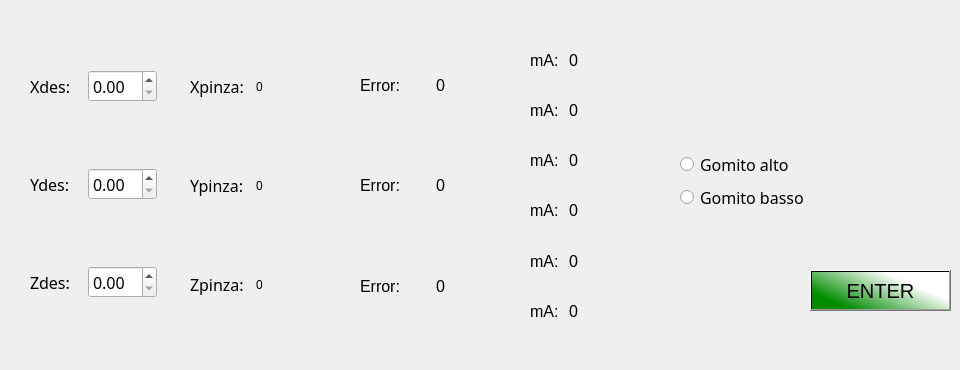
    <widget class="QWidget" name="Inverse">
     <attribute name="title">
      <string>Inverse  Kinematics</string>
     </attribute>
     <widget class="QPushButton" name="PulsanteInvioPAgina_Inverse">
      <property name="geometry">
       <rect>
        <x>810</x>
        <y>270</y>
        <width>141</width>
        <height>41</height>
       </rect>
      </property>
      <property name="font">
       <font>
        <pointsize>15</pointsize>
       </font>
      </property>
      <property name="styleSheet">
       <string notr="true">background-color: qlineargradient(spread:pad, x1:0.0246305, y1:0.602273, x2:1, y2:0, stop:0 rgba(0, 139, 0, 255), stop:0.655172 rgba(255, 255, 255, 255));</string>
      </property>
      <property name="text">
       <string>ENTER</string>
      </property>
     </widget>
     <widget class="QWidget" name="layoutWidget">
      <property name="geometry">
       <rect>
        <x>30</x>
        <y>10</y>
        <width>127</width>
        <height>351</height>
       </rect>
      </property>
      <layout class="QVBoxLayout" name="verticalLayout_2">
       <property name="spacing">
        <number>-1</number>
       </property>
       <item>
        <layout class="QHBoxLayout" name="horizontalLayout">
         <property name="sizeConstraint">
          <enum>QLayout::SetDefaultConstraint</enum>
         </property>
         <item>
          <widget class="QLabel" name="Xdes">
           <property name="font">
            <font>
             <family>.SF NS Text</family>
             <pointsize>12</pointsize>
             <weight>50</weight>
             <italic>false</italic>
             <bold>false</bold>
             <kerning>true</kerning>
            </font>
           </property>
           <property name="styleSheet">
            <string notr="true"/>
           </property>
           <property name="text">
            <string>Xdes:</string>
           </property>
          </widget>
         </item>
         <item>
          <widget class="QDoubleSpinBox" name="Xdes_spin_Box">
           <property name="font">
            <font>
             <family>.SF NS Text</family>
             <pointsize>12</pointsize>
             <weight>50</weight>
             <italic>false</italic>
             <bold>false</bold>
            </font>
           </property>
           <property name="styleSheet">
            <string notr="true"/>
           </property>
          </widget>
         </item>
        </layout>
       </item>
       <item>
        <layout class="QHBoxLayout" name="horizontalLayout_2">
         <item>
          <widget class="QLabel" name="Ydes">
           <property name="font">
            <font>
             <family>.SF NS Text</family>
             <pointsize>12</pointsize>
             <weight>50</weight>
             <italic>false</italic>
             <bold>false</bold>
            </font>
           </property>
           <property name="styleSheet">
            <string notr="true"/>
           </property>
           <property name="text">
            <string>Ydes:</string>
           </property>
          </widget>
         </item>
         <item>
          <widget class="QDoubleSpinBox" name="Ydes_spin_box">
           <property name="font">
            <font>
             <family>.SF NS Text</family>
             <pointsize>12</pointsize>
             <weight>50</weight>
             <italic>false</italic>
             <bold>false</bold>
            </font>
           </property>
           <property name="styleSheet">
            <string notr="true"/>
           </property>
          </widget>
         </item>
        </layout>
       </item>
       <item>
        <layout class="QHBoxLayout" name="horizontalLayout_3">
         <item>
          <widget class="QLabel" name="Zdes">
           <property name="font">
            <font>
             <family>.SF NS Text</family>
             <pointsize>12</pointsize>
             <weight>50</weight>
             <italic>false</italic>
             <bold>false</bold>
            </font>
           </property>
           <property name="styleSheet">
            <string notr="true"/>
           </property>
           <property name="text">
            <string>Zdes:</string>
           </property>
          </widget>
         </item>
         <item>
          <widget class="QDoubleSpinBox" name="Zdes_spin_Box">
           <property name="font">
            <font>
             <family>.SF NS Text</family>
             <pointsize>12</pointsize>
             <weight>50</weight>
             <italic>false</italic>
             <bold>false</bold>
            </font>
           </property>
           <property name="styleSheet">
            <string notr="true"/>
           </property>
          </widget>
         </item>
        </layout>
       </item>
      </layout>
     </widget>
     <widget class="QWidget" name="layoutWidget">
      <property name="geometry">
       <rect>
        <x>680</x>
        <y>150</y>
        <width>171</width>
        <height>61</height>
       </rect>
      </property>
      <layout class="QVBoxLayout" name="verticalLayout_3">
       <item>
        <widget class="QRadioButton" name="Gomitoalto">
         <property name="font">
          <font>
           <family>.SF NS Text</family>
           <pointsize>12</pointsize>
           <weight>50</weight>
           <italic>false</italic>
           <bold>false</bold>
          </font>
         </property>
         <property name="styleSheet">
          <string notr="true"/>
         </property>
         <property name="text">
          <string>Gomito alto</string>
         </property>
        </widget>
       </item>
       <item>
        <widget class="QRadioButton" name="Gomitobasso">
         <property name="sizePolicy">
          <sizepolicy hsizetype="Fixed" vsizetype="Fixed">
           <horstretch>0</horstretch>
           <verstretch>0</verstretch>
          </sizepolicy>
         </property>
         <property name="font">
          <font>
           <family>.SF NS Text</family>
           <pointsize>12</pointsize>
           <weight>50</weight>
           <italic>false</italic>
           <bold>false</bold>
          </font>
         </property>
         <property name="styleSheet">
          <string notr="true"/>
         </property>
         <property name="text">
          <string>Gomito basso</string>
         </property>
        </widget>
       </item>
      </layout>
     </widget>
     <widget class="QWidget" name="layoutWidget_2">
      <property name="geometry">
       <rect>
        <x>190</x>
        <y>40</y>
        <width>125</width>
        <height>291</height>
       </rect>
      </property>
      <layout class="QVBoxLayout" name="verticalLayout_7">
       <property name="spacing">
        <number>-1</number>
       </property>
       <item>
        <layout class="QHBoxLayout" name="horizontalLayout_4">
         <property name="sizeConstraint">
          <enum>QLayout::SetDefaultConstraint</enum>
         </property>
         <item>
          <widget class="QLabel" name="Xattuale">
           <property name="font">
            <font>
             <family>.SF NS Text</family>
             <pointsize>12</pointsize>
             <weight>50</weight>
             <italic>false</italic>
             <bold>false</bold>
             <kerning>true</kerning>
            </font>
           </property>
           <property name="styleSheet">
            <string notr="true"/>
           </property>
           <property name="text">
            <string>Xpinza:</string>
           </property>
          </widget>
         </item>
         <item>
          <widget class="QLabel" name="Xattuale_value">
           <property name="text">
            <string>0</string>
           </property>
          </widget>
         </item>
        </layout>
       </item>
       <item>
        <layout class="QHBoxLayout" name="horizontalLayout_5">
         <item>
          <widget class="QLabel" name="Yattuale">
           <property name="font">
            <font>
             <family>.SF NS Text</family>
             <pointsize>12</pointsize>
             <weight>50</weight>
             <italic>false</italic>
             <bold>false</bold>
            </font>
           </property>
           <property name="styleSheet">
            <string notr="true"/>
           </property>
           <property name="text">
            <string>Ypinza:</string>
           </property>
          </widget>
         </item>
         <item>
          <widget class="QLabel" name="Yattuale_value">
           <property name="text">
            <string>0</string>
           </property>
          </widget>
         </item>
        </layout>
       </item>
       <item>
        <layout class="QHBoxLayout" name="horizontalLayout_6">
         <item>
          <widget class="QLabel" name="Zattuale">
           <property name="font">
            <font>
             <family>.SF NS Text</family>
             <pointsize>12</pointsize>
             <weight>50</weight>
             <italic>false</italic>
             <bold>false</bold>
            </font>
           </property>
           <property name="styleSheet">
            <string notr="true"/>
           </property>
           <property name="text">
            <string>Zpinza:</string>
           </property>
          </widget>
         </item>
         <item>
          <widget class="QLabel" name="Zattuale_value">
           <property name="text">
            <string>0</string>
           </property>
          </widget>
         </item>
        </layout>
       </item>
      </layout>
     </widget>
     <widget class="QWidget" name="layoutWidget_4">
      <property name="geometry">
       <rect>
        <x>530</x>
        <y>40</y>
        <width>111</width>
        <height>291</height>
       </rect>
      </property>
      <property name="font">
       <font>
        <pointsize>14</pointsize>
       </font>
      </property>
      <layout class="QVBoxLayout" name="VmADir_4">
       <property name="spacing">
        <number>10</number>
       </property>
       <item>
        <layout class="QHBoxLayout" name="horizontalLayout_73">
         <item>
          <widget class="QLabel" name="mA1_inv">
           <property name="enabled">
            <bool>true</bool>
           </property>
           <property name="sizePolicy">
            <sizepolicy hsizetype="Fixed" vsizetype="Preferred">
             <horstretch>0</horstretch>
             <verstretch>0</verstretch>
            </sizepolicy>
           </property>
           <property name="font">
            <font>
             <pointsize>12</pointsize>
            </font>
           </property>
           <property name="text">
            <string>mA:</string>
           </property>
          </widget>
         </item>
         <item>
          <widget class="QLabel" name="mA1_inv_v">
           <property name="font">
            <font>
             <pointsize>12</pointsize>
            </font>
           </property>
           <property name="text">
            <string>0</string>
           </property>
          </widget>
         </item>
        </layout>
       </item>
       <item>
        <layout class="QHBoxLayout" name="horizontalLayout_74">
         <item>
          <widget class="QLabel" name="mA2_inv">
           <property name="enabled">
            <bool>true</bool>
           </property>
           <property name="sizePolicy">
            <sizepolicy hsizetype="Fixed" vsizetype="Preferred">
             <horstretch>0</horstretch>
             <verstretch>0</verstretch>
            </sizepolicy>
           </property>
           <property name="font">
            <font>
             <pointsize>12</pointsize>
            </font>
           </property>
           <property name="text">
            <string>mA:</string>
           </property>
          </widget>
         </item>
         <item>
          <widget class="QLabel" name="mA2_inv_v">
           <property name="font">
            <font>
             <pointsize>12</pointsize>
            </font>
           </property>
           <property name="text">
            <string>0</string>
           </property>
          </widget>
         </item>
        </layout>
       </item>
       <item>
        <layout class="QHBoxLayout" name="horizontalLayout_75">
         <item>
          <widget class="QLabel" name="mA3_inv">
           <property name="sizePolicy">
            <sizepolicy hsizetype="Fixed" vsizetype="Preferred">
             <horstretch>0</horstretch>
             <verstretch>0</verstretch>
            </sizepolicy>
           </property>
           <property name="font">
            <font>
             <pointsize>12</pointsize>
            </font>
           </property>
           <property name="text">
            <string>mA:</string>
           </property>
          </widget>
         </item>
         <item>
          <widget class="QLabel" name="mA3_inv_v">
           <property name="font">
            <font>
             <pointsize>12</pointsize>
            </font>
           </property>
           <property name="text">
            <string>0</string>
           </property>
          </widget>
         </item>
        </layout>
       </item>
       <item>
        <layout class="QHBoxLayout" name="horizontalLayout_76">
         <item>
          <widget class="QLabel" name="mA4_inv">
           <property name="sizePolicy">
            <sizepolicy hsizetype="Fixed" vsizetype="Preferred">
             <horstretch>0</horstretch>
             <verstretch>0</verstretch>
            </sizepolicy>
           </property>
           <property name="font">
            <font>
             <pointsize>12</pointsize>
            </font>
           </property>
           <property name="text">
            <string>mA:</string>
           </property>
          </widget>
         </item>
         <item>
          <widget class="QLabel" name="mA4_inv_v">
           <property name="font">
            <font>
             <pointsize>12</pointsize>
            </font>
           </property>
           <property name="text">
            <string>0</string>
           </property>
          </widget>
         </item>
        </layout>
       </item>
       <item>
        <layout class="QHBoxLayout" name="horizontalLayout_77">
         <item>
          <widget class="QLabel" name="mA5_inv">
           <property name="sizePolicy">
            <sizepolicy hsizetype="Fixed" vsizetype="Preferred">
             <horstretch>0</horstretch>
             <verstretch>0</verstretch>
            </sizepolicy>
           </property>
           <property name="font">
            <font>
             <pointsize>12</pointsize>
            </font>
           </property>
           <property name="text">
            <string>mA:</string>
           </property>
          </widget>
         </item>
         <item>
          <widget class="QLabel" name="mA5_inv_v">
           <property name="font">
            <font>
             <pointsize>12</pointsize>
            </font>
           </property>
           <property name="text">
            <string>0</string>
           </property>
          </widget>
         </item>
        </layout>
       </item>
       <item>
        <layout class="QHBoxLayout" name="horizontalLayout_78">
         <item>
          <widget class="QLabel" name="mA6_inv">
           <property name="sizePolicy">
            <sizepolicy hsizetype="Fixed" vsizetype="Preferred">
             <horstretch>0</horstretch>
             <verstretch>0</verstretch>
            </sizepolicy>
           </property>
           <property name="font">
            <font>
             <pointsize>12</pointsize>
            </font>
           </property>
           <property name="text">
            <string>mA:</string>
           </property>
          </widget>
         </item>
         <item>
          <widget class="QLabel" name="mA6_inv_v">
           <property name="font">
            <font>
             <pointsize>12</pointsize>
            </font>
           </property>
           <property name="text">
            <string>0</string>
           </property>
          </widget>
         </item>
        </layout>
       </item>
      </layout>
     </widget>
     <widget class="QWidget" name="layoutWidget_10">
      <property name="geometry">
       <rect>
        <x>360</x>
        <y>40</y>
        <width>141</width>
        <height>291</height>
       </rect>
      </property>
      <property name="font">
       <font>
        <pointsize>12</pointsize>
       </font>
      </property>
      <layout class="QVBoxLayout" name="VEncDir_3">
       <property name="spacing">
        <number>10</number>
       </property>
       <property name="topMargin">
        <number>0</number>
       </property>
       <item>
        <layout class="QHBoxLayout" name="horizontalLayout_79">
         <item>
          <widget class="QLabel" name="encrease1_3">
           <property name="font">
            <font>
             <pointsize>12</pointsize>
            </font>
           </property>
           <property name="text">
            <string>Error:</string>
           </property>
          </widget>
         </item>
         <item>
          <widget class="QLabel" name="encrease1_inv">
           <property name="font">
            <font>
             <pointsize>12</pointsize>
            </font>
           </property>
           <property name="text">
            <string>0</string>
           </property>
          </widget>
         </item>
        </layout>
       </item>
       <item>
        <layout class="QHBoxLayout" name="horizontalLayout_80">
         <item>
          <widget class="QLabel" name="encrease2_3">
           <property name="font">
            <font>
             <pointsize>12</pointsize>
            </font>
           </property>
           <property name="text">
            <string>Error:</string>
           </property>
          </widget>
         </item>
         <item>
          <widget class="QLabel" name="encrease2_inv">
           <property name="font">
            <font>
             <pointsize>12</pointsize>
            </font>
           </property>
           <property name="text">
            <string>0</string>
           </property>
          </widget>
         </item>
        </layout>
       </item>
       <item>
        <layout class="QHBoxLayout" name="horizontalLayout_81">
         <item>
          <widget class="QLabel" name="encrease3_3">
           <property name="font">
            <font>
             <pointsize>12</pointsize>
            </font>
           </property>
           <property name="text">
            <string>Error:</string>
           </property>
           <property name="indent">
            <number>-1</number>
           </property>
          </widget>
         </item>
         <item>
          <widget class="QLabel" name="encrease3_inv">
           <property name="font">
            <font>
             <pointsize>12</pointsize>
            </font>
           </property>
           <property name="text">
            <string>0</string>
           </property>
          </widget>
         </item>
        </layout>
       </item>
      </layout>
     </widget>
    </widget>
